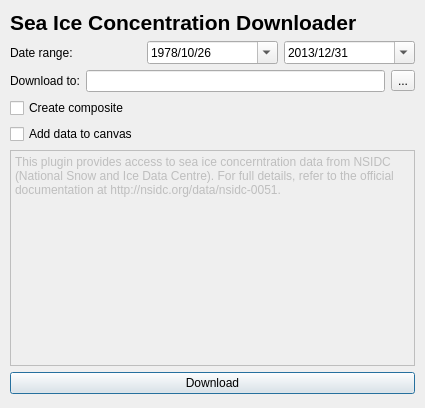
<?xml version="1.0" encoding="UTF-8"?>
<ui version="4.0">
 <class>SeaIceData</class>
 <widget class="QDialog" name="SeaIceData">
  <property name="geometry">
   <rect>
    <x>0</x>
    <y>0</y>
    <width>425</width>
    <height>408</height>
   </rect>
  </property>
  <property name="sizePolicy">
   <sizepolicy hsizetype="Fixed" vsizetype="Expanding">
    <horstretch>0</horstretch>
    <verstretch>0</verstretch>
   </sizepolicy>
  </property>
  <property name="windowTitle">
   <string/>
  </property>
  <property name="sizeGripEnabled">
   <bool>false</bool>
  </property>
  <widget class="QWidget" name="">
   <property name="geometry">
    <rect>
     <x>10</x>
     <y>10</y>
     <width>405</width>
     <height>384</height>
    </rect>
   </property>
   <layout class="QGridLayout" name="gridLayout_2">
    <item row="0" column="0">
     <widget class="QLabel" name="label_3">
      <property name="font">
       <font>
        <pointsize>16</pointsize>
        <weight>75</weight>
        <bold>true</bold>
       </font>
      </property>
      <property name="text">
       <string>Sea Ice Concentration Downloader</string>
      </property>
     </widget>
    </item>
    <item row="1" column="0">
     <layout class="QGridLayout" name="gridLayout">
      <item row="0" column="0">
       <layout class="QHBoxLayout" name="horizontalLayout">
        <item>
         <widget class="QLabel" name="label_2">
          <property name="text">
           <string>Date range:  </string>
          </property>
         </widget>
        </item>
        <item>
         <widget class="QDateEdit" name="startDate">
          <property name="sizePolicy">
           <sizepolicy hsizetype="Preferred" vsizetype="Fixed">
            <horstretch>0</horstretch>
            <verstretch>0</verstretch>
           </sizepolicy>
          </property>
          <property name="dateTime">
           <datetime>
            <hour>0</hour>
            <minute>0</minute>
            <second>0</second>
            <year>1978</year>
            <month>10</month>
            <day>26</day>
           </datetime>
          </property>
          <property name="minimumDateTime">
           <datetime>
            <hour>0</hour>
            <minute>0</minute>
            <second>0</second>
            <year>1978</year>
            <month>10</month>
            <day>26</day>
           </datetime>
          </property>
          <property name="maximumDate">
           <date>
            <year>2013</year>
            <month>12</month>
            <day>31</day>
           </date>
          </property>
          <property name="minimumDate">
           <date>
            <year>1978</year>
            <month>10</month>
            <day>26</day>
           </date>
          </property>
          <property name="currentSection">
           <enum>QDateTimeEdit::YearSection</enum>
          </property>
          <property name="displayFormat">
           <string>yyyy/MM/dd</string>
          </property>
          <property name="calendarPopup">
           <bool>true</bool>
          </property>
          <property name="date">
           <date>
            <year>1978</year>
            <month>10</month>
            <day>26</day>
           </date>
          </property>
         </widget>
        </item>
        <item>
         <widget class="QDateEdit" name="endDate">
          <property name="sizePolicy">
           <sizepolicy hsizetype="Preferred" vsizetype="Fixed">
            <horstretch>0</horstretch>
            <verstretch>0</verstretch>
           </sizepolicy>
          </property>
          <property name="displayFormat">
           <string>yyyy/MM/dd</string>
          </property>
          <property name="calendarPopup">
           <bool>true</bool>
          </property>
          <property name="date">
           <date>
            <year>2013</year>
            <month>12</month>
            <day>31</day>
           </date>
          </property>
         </widget>
        </item>
       </layout>
      </item>
      <item row="1" column="0">
       <layout class="QHBoxLayout" name="horizontalLayout_2">
        <item>
         <widget class="QLabel" name="label">
          <property name="text">
           <string>Download to:</string>
          </property>
         </widget>
        </item>
        <item>
         <widget class="QLineEdit" name="txtPath">
          <property name="text">
           <string/>
          </property>
         </widget>
        </item>
        <item>
         <widget class="QToolButton" name="toolButton">
          <property name="text">
           <string>...</string>
          </property>
         </widget>
        </item>
       </layout>
      </item>
      <item row="2" column="0">
       <widget class="QCheckBox" name="checkBoxComposite">
        <property name="text">
         <string>Create composite</string>
        </property>
       </widget>
      </item>
      <item row="3" column="0">
       <widget class="QCheckBox" name="checkBoxCanvas">
        <property name="text">
         <string>Add data to canvas</string>
        </property>
       </widget>
      </item>
     </layout>
    </item>
    <item row="2" column="0">
     <widget class="QPlainTextEdit" name="plainTextEdit">
      <property name="enabled">
       <bool>false</bool>
      </property>
      <property name="sizePolicy">
       <sizepolicy hsizetype="Expanding" vsizetype="Expanding">
        <horstretch>2</horstretch>
        <verstretch>2</verstretch>
       </sizepolicy>
      </property>
      <property name="minimumSize">
       <size>
        <width>0</width>
        <height>180</height>
       </size>
      </property>
      <property name="baseSize">
       <size>
        <width>0</width>
        <height>0</height>
       </size>
      </property>
      <property name="autoFillBackground">
       <bool>false</bool>
      </property>
      <property name="frameShape">
       <enum>QFrame::Box</enum>
      </property>
      <property name="frameShadow">
       <enum>QFrame::Plain</enum>
      </property>
      <property name="plainText">
       <string>This plugin provides access to sea ice concerntration data from NSIDC (National Snow and Ice Data Centre). For full details, refer to the official documentation at http://nsidc.org/data/nsidc-0051.
</string>
      </property>
     </widget>
    </item>
    <item row="3" column="0">
     <widget class="QPushButton" name="btnDownload">
      <property name="text">
       <string>Download</string>
      </property>
     </widget>
    </item>
   </layout>
  </widget>
 </widget>
 <resources/>
 <connections>
  <connection>
   <sender>btnDownload</sender>
   <signal>clicked()</signal>
   <receiver>SeaIceData</receiver>
   <slot>accept()</slot>
   <hints>
    <hint type="sourcelabel">
     <x>114</x>
     <y>381</y>
    </hint>
    <hint type="destinationlabel">
     <x>202</x>
     <y>195</y>
    </hint>
   </hints>
  </connection>
  <connection>
   <sender>toolButton</sender>
   <signal>clicked()</signal>
   <receiver>SeaIceData</receiver>
   <slot>open()</slot>
   <hints>
    <hint type="sourcelabel">
     <x>283</x>
     <y>106</y>
    </hint>
    <hint type="destinationlabel">
     <x>202</x>
     <y>195</y>
    </hint>
   </hints>
  </connection>
  <connection>
   <sender>checkBoxComposite</sender>
   <signal>stateChanged(int)</signal>
   <receiver>SeaIceData</receiver>
   <slot>update()</slot>
   <hints>
    <hint type="sourcelabel">
     <x>77</x>
     <y>373</y>
    </hint>
    <hint type="destinationlabel">
     <x>202</x>
     <y>195</y>
    </hint>
   </hints>
  </connection>
  <connection>
   <sender>checkBoxCanvas</sender>
   <signal>stateChanged(int)</signal>
   <receiver>SeaIceData</receiver>
   <slot>show()</slot>
   <hints>
    <hint type="sourcelabel">
     <x>95</x>
     <y>149</y>
    </hint>
    <hint type="destinationlabel">
     <x>202</x>
     <y>222</y>
    </hint>
   </hints>
  </connection>
 </connections>
</ui>
